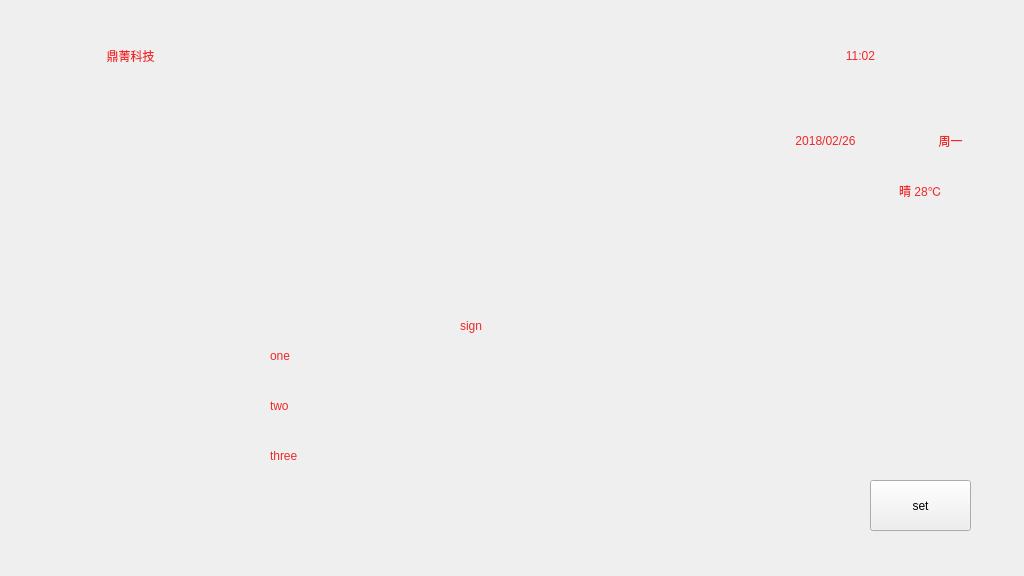
<?xml version="1.0" encoding="UTF-8"?>
<ui version="4.0">
 <class>MainWidget</class>
 <widget class="QWidget" name="MainWidget">
  <property name="geometry">
   <rect>
    <x>0</x>
    <y>0</y>
    <width>1024</width>
    <height>576</height>
   </rect>
  </property>
  <property name="windowTitle">
   <string>MainWidget</string>
  </property>
  <widget class="QLabel" name="logo">
   <property name="geometry">
    <rect>
     <x>20</x>
     <y>20</y>
     <width>221</width>
     <height>71</height>
    </rect>
   </property>
   <property name="styleSheet">
    <string notr="true">font: 490 35px &quot;Bahnschrift&quot;;
color: rgb(239, 41, 41);
</string>
   </property>
   <property name="text">
    <string>鼎菁科技</string>
   </property>
   <property name="alignment">
    <set>Qt::AlignCenter</set>
   </property>
  </widget>
  <widget class="QLabel" name="time">
   <property name="geometry">
    <rect>
     <x>730</x>
     <y>0</y>
     <width>261</width>
     <height>111</height>
    </rect>
   </property>
   <property name="styleSheet">
    <string notr="true">font: 95px &quot;Bahnschrift&quot;;
color: rgb(239, 41, 41);</string>
   </property>
   <property name="text">
    <string>11:02</string>
   </property>
   <property name="alignment">
    <set>Qt::AlignCenter</set>
   </property>
  </widget>
  <widget class="QLabel" name="data">
   <property name="geometry">
    <rect>
     <x>740</x>
     <y>120</y>
     <width>171</width>
     <height>41</height>
    </rect>
   </property>
   <property name="styleSheet">
    <string notr="true">font: 500 28px &quot;Bahnschrift&quot;;
color: rgb(239, 41, 41);</string>
   </property>
   <property name="text">
    <string>2018/02/26</string>
   </property>
   <property name="alignment">
    <set>Qt::AlignCenter</set>
   </property>
  </widget>
  <widget class="QLabel" name="week">
   <property name="geometry">
    <rect>
     <x>910</x>
     <y>120</y>
     <width>81</width>
     <height>41</height>
    </rect>
   </property>
   <property name="styleSheet">
    <string notr="true">font:  450 30px &quot;Bahnschrift&quot;;
color: rgb(239, 41, 41);</string>
   </property>
   <property name="text">
    <string>周一</string>
   </property>
   <property name="alignment">
    <set>Qt::AlignCenter</set>
   </property>
  </widget>
  <widget class="QLabel" name="weather">
   <property name="geometry">
    <rect>
     <x>860</x>
     <y>170</y>
     <width>121</width>
     <height>41</height>
    </rect>
   </property>
   <property name="styleSheet">
    <string notr="true">font:  450 28px &quot;Bahnschrift&quot;;
color: rgb(239, 41, 41);</string>
   </property>
   <property name="text">
    <string>晴 28℃</string>
   </property>
   <property name="alignment">
    <set>Qt::AlignCenter</set>
   </property>
  </widget>
  <widget class="QPushButton" name="admin_login">
   <property name="geometry">
    <rect>
     <x>870</x>
     <y>480</y>
     <width>101</width>
     <height>51</height>
    </rect>
   </property>
   <property name="text">
    <string>set</string>
   </property>
  </widget>
  <widget class="QLabel" name="oneState">
   <property name="geometry">
    <rect>
     <x>270</x>
     <y>330</y>
     <width>71</width>
     <height>51</height>
    </rect>
   </property>
   <property name="styleSheet">
    <string notr="true">font: 490 30px &quot;Bahnschrift&quot;;
color: rgb(239, 41, 41);</string>
   </property>
   <property name="text">
    <string>one</string>
   </property>
  </widget>
  <widget class="QLabel" name="twoState">
   <property name="geometry">
    <rect>
     <x>270</x>
     <y>380</y>
     <width>71</width>
     <height>51</height>
    </rect>
   </property>
   <property name="styleSheet">
    <string notr="true">font: 490 30px &quot;Bahnschrift&quot;;
color: rgb(239, 41, 41);</string>
   </property>
   <property name="text">
    <string>two</string>
   </property>
  </widget>
  <widget class="QLabel" name="threeState">
   <property name="geometry">
    <rect>
     <x>270</x>
     <y>430</y>
     <width>61</width>
     <height>51</height>
    </rect>
   </property>
   <property name="styleSheet">
    <string notr="true">font: 490 20px &quot;Bahnschrift&quot;;
color: rgb(239, 41, 41);</string>
   </property>
   <property name="text">
    <string>three</string>
   </property>
  </widget>
  <widget class="QLabel" name="signState">
   <property name="geometry">
    <rect>
     <x>460</x>
     <y>300</y>
     <width>71</width>
     <height>51</height>
    </rect>
   </property>
   <property name="styleSheet">
    <string notr="true">font: 490 30px &quot;Bahnschrift&quot;;
color: rgb(239, 41, 41);</string>
   </property>
   <property name="text">
    <string>sign</string>
   </property>
  </widget>
 </widget>
 <layoutdefault spacing="6" margin="11"/>
 <resources/>
 <connections/>
</ui>
